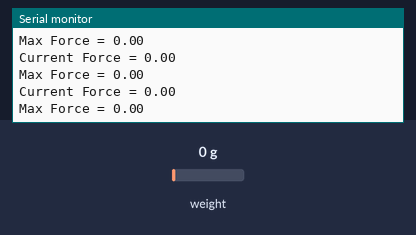
Simulated run of this sketch. Board: Arduino Mega 2560, built with avr-gcc and run on an emulated ATmega2560. Shown: the last lines printed to the serial monitor. The inputs (shaded band) are chosen by the test bench; at power-on: weight on the scale 0 g.

Above: at 3.2 s.
3.3 s: weight on the scale set to 100 g
At 3.59 s:
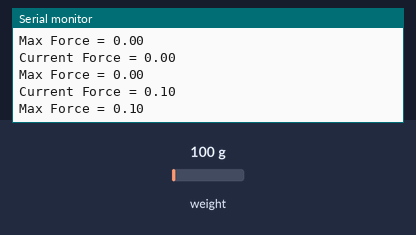
4.8 s: weight on the scale set to 1250 g
At 4.83 s:
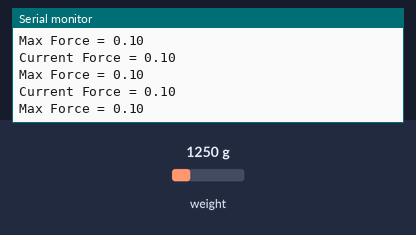
Timing chart, 0 to 7.8 s (numbered marks = the images above; inputs shaded):
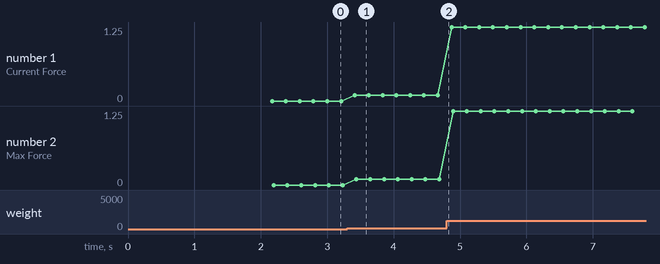

The sketch:

perry_initiative.ino
```cpp
#include <HX711.h>
#include "Arduino.h"

#if defined(ARDUINO_ARCH_SAMD) || defined(__SAM3X8E__)
  // use pin 18 with Due, pin 1 with Zero or M0 Pro
  #define lcd Serial1
#else
  #include <SoftwareSerial.h>
  // Create a software serial port!
  SoftwareSerial lcd = SoftwareSerial(0,2);
#endif

#define calibration_factor -9160.0 //Value found with SparkFun_HX711_Calibration sketch
#define DOUT  A1
#define CLK  A0

float max_force = 0;
int flag = 0;
int q = 0;

HX711 scale(DOUT, CLK);

void setup() {
  Serial.begin(9600);
  Serial.println("HX711 scale demo");

  scale.set_scale(calibration_factor);
  scale.tare();  //Assuming there is no weight on the scale at start up, reset the scale to 0

  Serial.println("Readings:");

  /*Set up for LCD Display*/
  lcd.begin(9600);

  // set the size of the display if it isn't 16x2 (you only have to do this once)
  lcd.write(0xFE);
  lcd.write(0xD1);
  lcd.write(16);  // 16 columns
  lcd.write(2);   // 2 rows
  delay(10);
  // we suggest putting delays after each command to make sure the data
  // is sent and the LCD is updated.

  // set the contrast, 200 is a good place to start, adjust as desired
  lcd.write(0xFE);
  lcd.write(0x50);
  lcd.write(200);
  delay(10);

  // set the brightness - we'll max it (255 is max brightness)
  lcd.write(0xFE);
  lcd.write(0x99);
  lcd.write(255);
  delay(10);

  // turn off cursors
  lcd.write(0xFE);
  lcd.write(0x4B);
  lcd.write(0xFE);
  lcd.write(0x54);

  // clear screen
  lcd.write(0xFE);
  lcd.write(0x58);
  delay(10);   // we suggest putting delays after each command

  // go 'home'
  lcd.write(0xFE);
  lcd.write(0x48);
  delay(10);   // we suggest putting delays after each command

  delay(1000);
}

//uint8_t red, green, blue;

void loop() {
  float force = scale.get_units();

  if (max_force < force) {
    max_force = force;
  }
  Serial.print("Current Force = ");
  Serial.println(force);
  Serial.print("Max Force = ");
  Serial.println(max_force);


  lcd.print(force);
  lcd.println();

  // hit any key to exit and print to LCD
  if (Serial.available() > 0) {
    q = Serial.read();
    while (q != 0) {
      lcd.print(max_force);
      lcd.println();
      delay(10000);
    }
  }

  delay(100);
}
```

Measured:
- after the input at 3.3 s, the serial monitor: prints a new line after 0.12 s (image 1)
- plotted number 1: 0 → 0.1 after the input at 3.3 s, 0.1 → 1.25 after the input at 4.8 s
- plotted number 2: 0 → 0.1 after the input at 3.3 s, 0.1 → 1.25 after the input at 4.8 s
